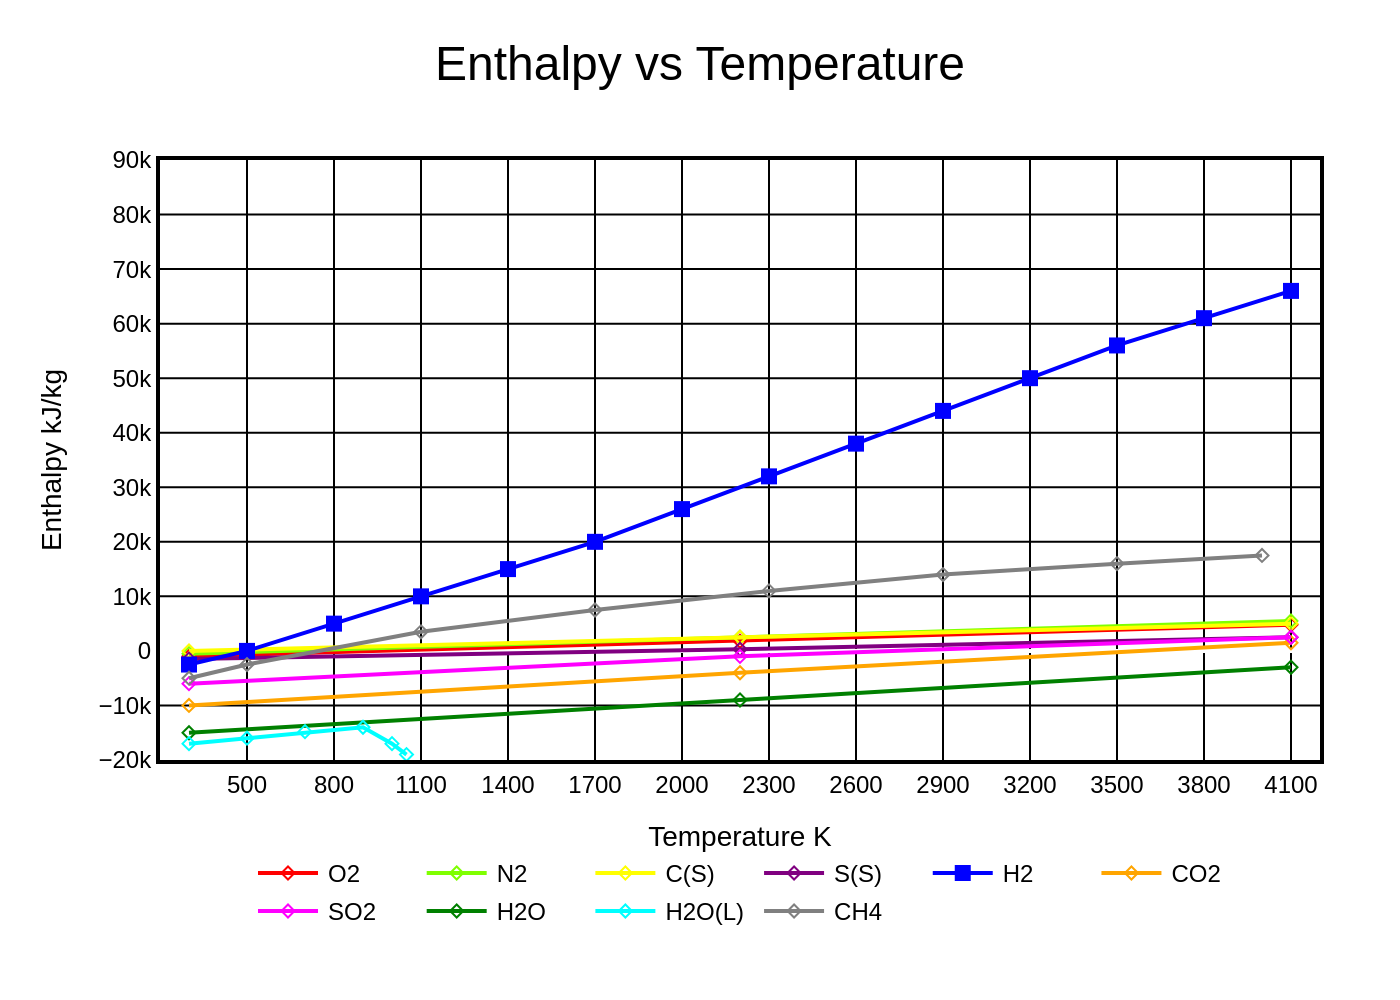

This figure's Python source:
import sys
import json
import os
import plotly.graph_objects as go

# --- 1. Load data from JSON file ---
if len(sys.argv) != 2:
    print("Usage: python generate_chart.py <json_file_path>")
    sys.exit(1)

json_file_path = sys.argv[1]
if not os.path.exists(json_file_path):
    print(f"Error: JSON file not found at '{json_file_path}'")
    sys.exit(1)

with open(json_file_path, 'r', encoding='utf-8') as f:
    chart_info = json.load(f)

# Extract data from the loaded JSON
chart_data = chart_info.get('chart_data', [])
texts = chart_info.get('texts', {})
colors = chart_info.get('colors', [])
filename_base = os.path.splitext(os.path.basename(json_file_path))[0]
output_filename = f"{filename_base}.png"

# --- 2. Create Plotly Figure ---
fig = go.Figure()

# Add traces for each data series
for i, series in enumerate(chart_data):
    color = colors[i % len(colors)]
    marker_symbol = 'square' if series.get('name') == 'H2' else 'diamond-open'
    marker_size = 8 if series.get('name') == 'H2' else 5

    fig.add_trace(go.Scatter(
        x=series.get('x'),
        y=series.get('y'),
        name=series.get('name'),
        mode='lines+markers',
        line=dict(color=color, width=2),
        marker=dict(color=color, symbol=marker_symbol, size=marker_size)
    ))

# --- 3. Configure Layout ---
fig.update_layout(
    title=dict(
        text=texts.get('title'),
        x=0.5,
        font=dict(size=24)
    ),
    xaxis=dict(
        title=texts.get('x_axis_title'),
        range=[200, 4200],
        tickvals=[500, 800, 1100, 1400, 1700, 2000, 2300, 2600, 2900, 3200, 3500, 3800, 4100],
        showgrid=True,
        gridwidth=1,
        gridcolor='black',
        showline=True,
        linewidth=2,
        linecolor='black',
        mirror=True
    ),
    yaxis=dict(
        title=texts.get('y_axis_title'),
        range=[-20000, 90000],
        tickvals=[-20000, -10000, 0, 10000, 20000, 30000, 40000, 50000, 60000, 70000, 80000, 90000],
        showgrid=True,
        gridwidth=1,
        gridcolor='black',
        showline=True,
        linewidth=2,
        linecolor='black',
        mirror=True
    ),
    legend=dict(
        orientation="h",
        yanchor="bottom",
        y=-0.3,
        xanchor="center",
        x=0.5
    ),
    font=dict(
        family="Arial",
        size=12,
        color="black"
    ),
    plot_bgcolor='white',
    paper_bgcolor='white',
    margin=dict(l=80, r=40, t=80, b=120) # Increased bottom margin for legend
)

# --- 4. Output image ---
fig.write_image(output_filename, scale=2)
print(f"Chart saved as {output_filename}")
